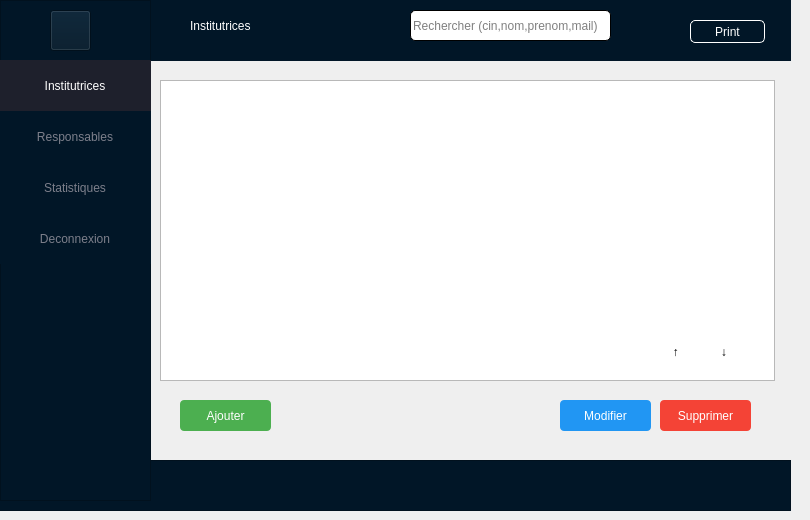
    <widget class="QWidget" name="interfaceStock">
     <widget class="QFrame" name="frame_21">
      <property name="geometry">
       <rect>
        <x>-10</x>
        <y>0</y>
        <width>801</width>
        <height>61</height>
       </rect>
      </property>
      <property name="styleSheet">
       <string notr="true">background-color: #011627;
border:3px solide rgb(136, 136, 136);
</string>
      </property>
      <property name="frameShape">
       <enum>QFrame::StyledPanel</enum>
      </property>
      <property name="frameShadow">
       <enum>QFrame::Raised</enum>
      </property>
      <widget class="QLabel" name="label_6">
       <property name="geometry">
        <rect>
         <x>200</x>
         <y>10</y>
         <width>201</width>
         <height>31</height>
        </rect>
       </property>
       <property name="styleSheet">
        <string notr="true">color:white;
font: 14pt &quot;MS Shell Dlg 2&quot;;</string>
       </property>
       <property name="text">
        <string>Institutrices</string>
       </property>
      </widget>
      <widget class="QPushButton" name="btnPdfMenu_6">
       <property name="geometry">
        <rect>
         <x>700</x>
         <y>20</y>
         <width>75</width>
         <height>23</height>
        </rect>
       </property>
       <property name="cursor">
        <cursorShape>PointingHandCursor</cursorShape>
       </property>
       <property name="styleSheet">
        <string notr="true">border:1px solid #fff;
border-radius:5px;
color:white;</string>
       </property>
       <property name="text">
        <string>Print</string>
       </property>
      </widget>
      <widget class="QLineEdit" name="lineEditRechIns">
       <property name="geometry">
        <rect>
         <x>420</x>
         <y>10</y>
         <width>201</width>
         <height>31</height>
        </rect>
       </property>
       <property name="styleSheet">
        <string notr="true">border:1px solid #000;
border-radius:5px;
background-color:#fff;</string>
       </property>
       <property name="placeholderText">
        <string>Rechercher (cin,nom,prenom,mail)</string>
       </property>
      </widget>
     </widget>
     <widget class="QPushButton" name="btnEditIns">
      <property name="geometry">
       <rect>
        <x>560</x>
        <y>400</y>
        <width>91</width>
        <height>31</height>
       </rect>
      </property>
      <property name="cursor">
       <cursorShape>PointingHandCursor</cursorShape>
      </property>
      <property name="styleSheet">
       <string notr="true">border: none;
color: white; 
background-color: #2196F3;
border-radius:4px;</string>
      </property>
      <property name="text">
       <string>Modifier</string>
      </property>
     </widget>
     <widget class="QPushButton" name="btnAddIns">
      <property name="geometry">
       <rect>
        <x>180</x>
        <y>400</y>
        <width>91</width>
        <height>31</height>
       </rect>
      </property>
      <property name="cursor">
       <cursorShape>PointingHandCursor</cursorShape>
      </property>
      <property name="styleSheet">
       <string notr="true">border: none;
color: white; 
background-color: #4CAF50;
border-radius:4px;</string>
      </property>
      <property name="text">
       <string>Ajouter</string>
      </property>
     </widget>
     <widget class="QFrame" name="frame_22">
      <property name="geometry">
       <rect>
        <x>-10</x>
        <y>460</y>
        <width>801</width>
        <height>51</height>
       </rect>
      </property>
      <property name="styleSheet">
       <string notr="true">background-color: #011627;</string>
      </property>
      <property name="frameShape">
       <enum>QFrame::StyledPanel</enum>
      </property>
      <property name="frameShadow">
       <enum>QFrame::Raised</enum>
      </property>
     </widget>
     <widget class="QTableView" name="tableIns">
      <property name="geometry">
       <rect>
        <x>160</x>
        <y>80</y>
        <width>615</width>
        <height>301</height>
       </rect>
      </property>
     </widget>
     <widget class="QFrame" name="frame_23">
      <property name="geometry">
       <rect>
        <x>0</x>
        <y>0</y>
        <width>151</width>
        <height>501</height>
       </rect>
      </property>
      <property name="styleSheet">
       <string notr="true">background-color: #011627;</string>
      </property>
      <property name="frameShape">
       <enum>QFrame::StyledPanel</enum>
      </property>
      <property name="frameShadow">
       <enum>QFrame::Raised</enum>
      </property>
      <widget class="QPushButton" name="btnLogout_6">
       <property name="geometry">
        <rect>
         <x>-10</x>
         <y>213</y>
         <width>170</width>
         <height>51</height>
        </rect>
       </property>
       <property name="cursor">
        <cursorShape>PointingHandCursor</cursorShape>
       </property>
       <property name="styleSheet">
        <string notr="true">border:none;
color:#7D7F8B;
font: 75 11pt &quot;Calibri&quot;;</string>
       </property>
       <property name="text">
        <string>Deconnexion</string>
       </property>
      </widget>
      <widget class="QPushButton" name="btnStatAbs">
       <property name="geometry">
        <rect>
         <x>-10</x>
         <y>162</y>
         <width>170</width>
         <height>51</height>
        </rect>
       </property>
       <property name="cursor">
        <cursorShape>PointingHandCursor</cursorShape>
       </property>
       <property name="styleSheet">
        <string notr="true">border:none;
color:#7D7F8B;
font: 75 11pt &quot;Calibri&quot;;</string>
       </property>
       <property name="text">
        <string>Statistiques</string>
       </property>
      </widget>
      <widget class="QPushButton" name="btnResp">
       <property name="geometry">
        <rect>
         <x>-10</x>
         <y>111</y>
         <width>170</width>
         <height>51</height>
        </rect>
       </property>
       <property name="cursor">
        <cursorShape>PointingHandCursor</cursorShape>
       </property>
       <property name="styleSheet">
        <string notr="true">border:none;
color:#7D7F8B;
font: 75 11pt &quot;Calibri&quot;;
</string>
       </property>
       <property name="text">
        <string>Responsables</string>
       </property>
      </widget>
      <widget class="QPushButton" name="btnInst">
       <property name="geometry">
        <rect>
         <x>-10</x>
         <y>60</y>
         <width>170</width>
         <height>51</height>
        </rect>
       </property>
       <property name="cursor">
        <cursorShape>PointingHandCursor</cursorShape>
       </property>
       <property name="styleSheet">
        <string notr="true">
border:none;
background-color: rgba(30, 32, 44, 255);
color: rgb(255, 255, 255);
color:white;
font: 75 11pt &quot;Calibri&quot;;</string>
       </property>
       <property name="text">
        <string>Institutrices</string>
       </property>
      </widget>
      <widget class="QPushButton" name="home_5">
       <property name="geometry">
        <rect>
         <x>50</x>
         <y>10</y>
         <width>41</width>
         <height>41</height>
        </rect>
       </property>
       <property name="styleSheet">
        <string notr="true">border-image:url(&quot;C:/Users/mohamed ben samir/Documents/profil/images/home.png&quot;);

color:#000;</string>
       </property>
       <property name="text">
        <string/>
       </property>
      </widget>
     </widget>
     <widget class="QPushButton" name="btnDeleteIns">
      <property name="geometry">
       <rect>
        <x>660</x>
        <y>400</y>
        <width>91</width>
        <height>31</height>
       </rect>
      </property>
      <property name="cursor">
       <cursorShape>PointingHandCursor</cursorShape>
      </property>
      <property name="styleSheet">
       <string notr="true">border: none;
color: white; 
background-color: #f44336;
border-radius:4px;</string>
      </property>
      <property name="text">
       <string>Supprimer</string>
      </property>
     </widget>
     <widget class="QPushButton" name="triInst">
      <property name="geometry">
       <rect>
        <x>700</x>
        <y>340</y>
        <width>51</width>
        <height>23</height>
       </rect>
      </property>
      <property name="styleSheet">
       <string notr="true">
background:#fff;
border:none</string>
      </property>
      <property name="text">
       <string>↓	</string>
      </property>
     </widget>
     <widget class="QPushButton" name="triInst_2">
      <property name="geometry">
       <rect>
        <x>650</x>
        <y>340</y>
        <width>51</width>
        <height>23</height>
       </rect>
      </property>
      <property name="styleSheet">
       <string notr="true">
background:#fff;
border:none</string>
      </property>
      <property name="text">
       <string>↑</string>
      </property>
     </widget>
    </widget>
